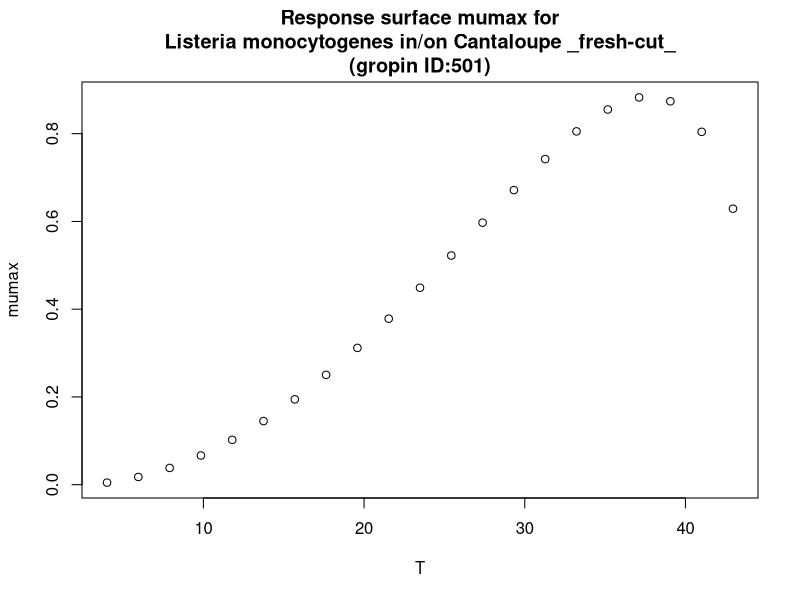

Write the R code that produced this figure.
#############################
# start of Parameter script
#############################
T <- seq(4.004,42.957042957043,length.out=21)
#############################
# end of Parameter script
#############################
############################# 
# start of Model script Gropin ID 501 
#############################
 
# constant coefficients for this model
 
variables <- data.frame(T)
argumentsPar <- expand.grid(variables)
 
# heart of the model
response_surface <- function(T) {
   mumax <-0.975*((T-45.7)*((T-1.9)^2))/((36.4*(T-38.3)-(-7.4)*(36.4-2*T))*36.4)

return(mumax=mumax)
} 

# output parameters
responseSurface <- cbind(argumentsPar,response_surface(argumentsPar['T']))
colnames(responseSurface) <- c(colnames(argumentsPar),'mumax')
#############################
# End of Model script
#############################
############################# 
# start of Visualisation script Gropin ID 501 
#############################
plot(T,responseSurface$'mumax',xlab='T',
                          ylab='mumax',main='Response surface mumax for
Listeria monocytogenes in/on Cantaloupe _fresh-cut_
(gropin ID:501)')
#############################
# End of Visualisation script
#############################
